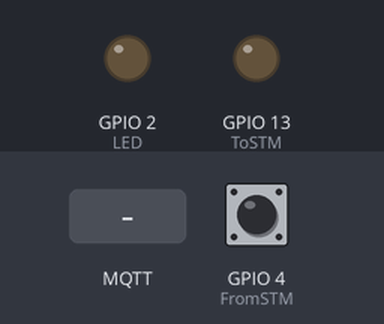
Recording of a sketch running on a simulated ESP32. Parts: output pins drawn as LEDs (lit = HIGH). Inputs (shaded band) come from the test bench; at power-on: GPIO 4 (FromSTM) HIGH. WiFi joins after 1.5 s; servers stay silent unless stated; no MQTT or app messages arrive unless stated; what the sketch prints to the serial monitor is not drawn.

Above: at 2.9 s.
3.0 s: GPIO 4 (FromSTM) pulled LOW for 1.3 s
At 3.85 s:
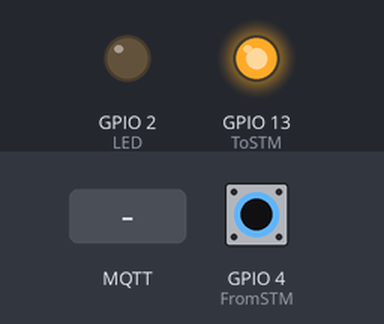
7.6 s: MQTT message "on" arrives on the first subscribed topic
At 9.3 s:
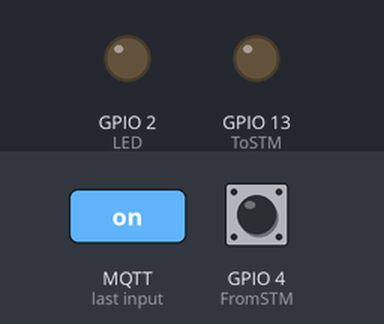
9.6 s: MQTT message "off" arrives on the first subscribed topic
At 10.45 s:
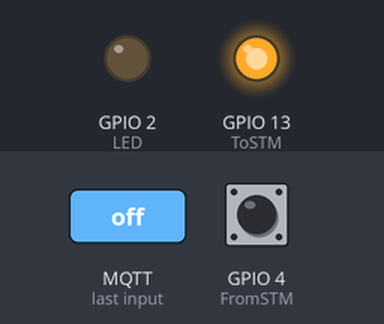
Timing chart, 0 to 12.6 s (numbered marks = the images above; inputs shaded):
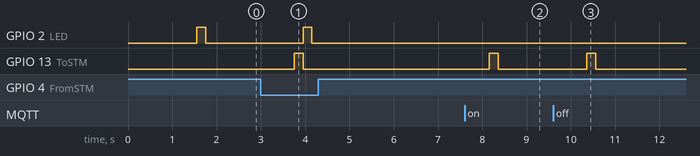

The sketch:

Embsysproject.ino
```cpp
#include <WiFi.h>
#include <PubSubClient.h>

const char* ssid = "Poompark - 2.4 GHz";
const char* password = "0817688811";
const char* mqtt_server = "broker.netpie.io";
const int mqtt_port = 1883;
const char* mqtt_Client = "24b8e67d-e0ab-4a4a-91bb-7f9ffd21ee84";
const char* mqtt_username = "i4QoCR5HV2oxvfJ4jewHfJnB4Mehb2sp";
const char* mqtt_password = "iuD1RRR8gIe4V34~k0cvnW*YSYkoM4dE";
const int LED = 2;
const int FromSTM = 4;
const int ToSTM = 13;
WiFiClient espClient;
PubSubClient client(espClient);

int lighting = 0;
char msg[50];
long lastMsg = 0;
bool stmFlag = false;

void reconnect() {
  while (!client.connected()) {
    Serial.print("Attempting MQTT connection…");
    if (client.connect(mqtt_Client, mqtt_username, mqtt_password)) {
      Serial.println("Connected");
      client.subscribe("@msg/togstatus");
    }
    else {
      Serial.print("failed, rc=");
      Serial.print(client.state());
      Serial.println("Try again in 5 seconds...");
      delay(5000);
    }
  }
}

void onoff(int lighting) {
  if (lighting == 1){
    Serial.println("Turn on the light!");
    digitalWrite(ToSTM,HIGH);
    delay(200);
    digitalWrite(ToSTM,LOW);
    client.publish("@shadow/data/update", "{\"data\" : {\"togstatus\" : \"on\"}}");
  }
  else if (lighting == 0) {
    Serial.println("Turn off the light!");
    digitalWrite(ToSTM,HIGH);
    delay(200);
    digitalWrite(ToSTM,LOW);
    client.publish("@shadow/data/update", "{\"data\" : {\"togstatus\" : \"off\"}}");
  }
}

void callback(char* topic,byte* payload, unsigned int length) {
  Serial.print("Message arrived [");
  Serial.print(topic);
  Serial.print("]: ");
  String msg;
  for (int i = 0; i < length; i++) {
    msg = msg + (char)payload[i];
  }
   Serial.println(msg);
  if (String(topic) == "@msg/togstatus") {
    if (msg == "on"){
      lighting = 1;
      onoff(lighting);
    }
    else if (msg == "off") {
      lighting = 0;
      onoff(lighting);
    }
    else if (msg == "tog") {
      if(lighting){
        lighting = 0;
      }else{
        lighting = 1;
      }
      onoff(lighting);
    }
  }
}

void IRAM_ATTR stmISR() {
  stmFlag = true;
}

void tog() {
  if (lighting){
    lighting = 0;
  }else{
    lighting = 1;
  }
  onoff(lighting);
}

void bling() {
  digitalWrite(LED, HIGH);
  delay(200);
  digitalWrite(LED, LOW);
}

void setup() {
  pinMode(LED, OUTPUT);
  pinMode(FromSTM, INPUT_PULLUP);
  pinMode(ToSTM, OUTPUT);
  attachInterrupt(FromSTM, stmISR, FALLING);
  WiFi.mode(WIFI_STA);
  Serial.begin(115200);
  Serial.println("HELLO :)");
  Serial.print("Connecting to ");
  Serial.println(ssid);
  WiFi.begin(ssid, password);
  while (WiFi.status() != WL_CONNECTED) {
    delay(500);
    Serial.print(".");
  }
  Serial.println("WiFi connected");
  Serial.print("IP address: ");
  Serial.println(WiFi.localIP());
  client.setServer(mqtt_server, mqtt_port);
  client.setCallback(callback);
  reconnect();
  digitalWrite(ToSTM,LOW);
  bling();
}

void loop() {
  if(stmFlag){
    tog();
    bling();
    stmFlag = false;
  }
  if(!client.connected()){
    Serial.println("mqtt loss");
    reconnect();
  }else{
    Serial.println("mqtt ok");
    delay(2000);
  }
  client.loop();
}
```

Measured:
- after the input at 3.0 s, GPIO 2 (LED): LOW → HIGH after 0.95 s, → LOW 0.20 s later; GPIO 13 (ToSTM): LOW → HIGH after 0.75 s, → LOW 0.20 s later
- after the input at 7.6 s, GPIO 13 (ToSTM): LOW → HIGH after 0.56 s, → LOW 0.20 s later
- after the input at 9.6 s, GPIO 13 (ToSTM): LOW → HIGH after 0.76 s, → LOW 0.20 s later
